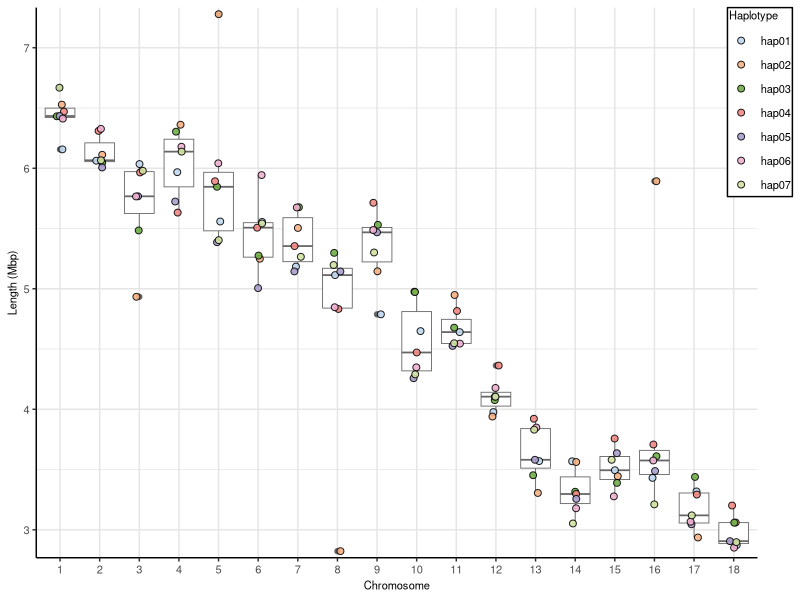
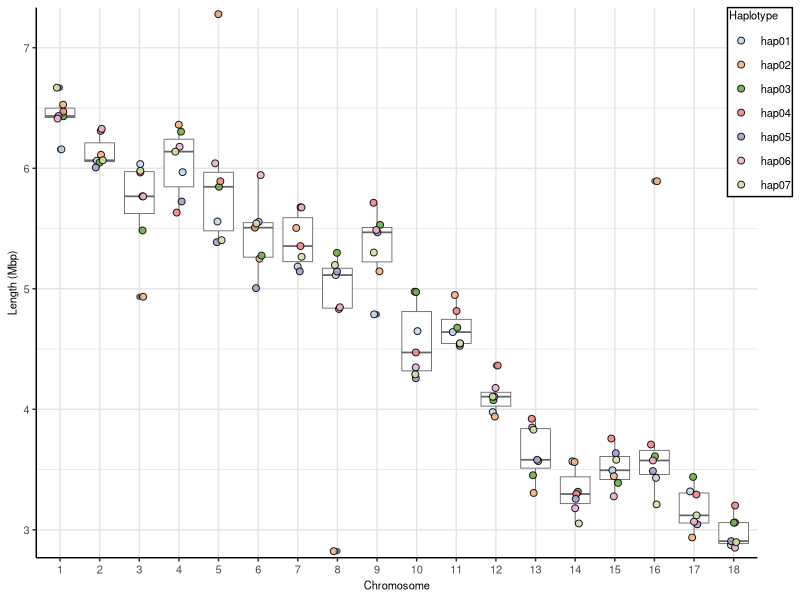

Recreate these plots in R, in order.
options(scipen = 999)
library(ggplot2)
library(reshape2)
library(egg)


chr_dat <- read.delim("ETH2013_ITA2018_chrlengths.txt", sep = "\t", header = TRUE)
colnames(chr_dat) <- c("Haplotype", "1", "2", "3", "4", "5", "6", "7", "8", "9", "10", "11", "12", "13", "14", "15", "16", "17", "18")
chr_dat$Haplotype <- as.factor(chr_dat$Haplotype)
chr_dat$Haplotype <- factor(chr_dat$Haplotype, levels = c("hap01","hap02","hap03","hap04","hap05","hap06","hap07"))

chr_melted <- melt(chr_dat, value.name = "Length")
colnames(chr_melted)[2] <- "Chr"
chr_melted$Length <- chr_melted$Length/1000000

chr_lengths_plot <- ggplot(chr_melted) +
  geom_boxplot(aes(x = Chr, y = Length), color = "grey40", size = 0.3) +
  geom_jitter(aes(x = Chr, y = Length, fill = Haplotype), color = "black", shape = 21, size = 2, alpha = 0.9, width = 0.1, height = 0) +
  scale_fill_manual(values = c("#BDD7EE","#F5B184","#6fae47","#F08984","#AA9DCC","#EFB0D0","#D0E1A2"), breaks = c("hap01","hap02","hap03","hap04","hap05","hap06","hap07")) + 
  scale_y_continuous(expand = c(0.01,0.01)) +
  labs(x = "Chromosome", y = "Length (Mbp)") +
  theme(panel.background = element_blank(),
        panel.grid = element_line(color = "grey90"),
        axis.text = element_text(size = 8),
        axis.title = element_text(size = 8),
        axis.line = element_line(color = "black"),
        legend.background = element_rect(fill = "white", color = "black"),
        legend.key = element_blank(),
        legend.title = element_text(size = 8),
        legend.text = element_text(size =8),
        legend.justification = "top",
        legend.position = "right",
        legend.box.margin = margin(0,0,-1,0),
        legend.margin = margin(1,1.2,0,1.2),
        legend.box.spacing = unit(-1.5,"lines"))

chr_lengths_plot

ggsave("Pgt_chrlengths.tiff", 
       chr_lengths_plot, device = "tiff", height = 5, width = 5, units = "in", dpi = 600)
